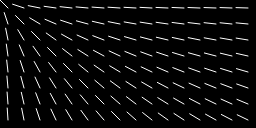
Frame 1 (no input)
Frame 60 (no input): identical to frame 1, image omitted
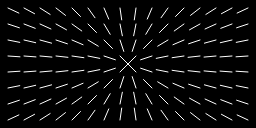
Frame 120 (the mouse pressed at the canvas centre since frame 60)

The p5.js sketch that drew these frames (run headless with seeded random() and noise() and a simulated clock; from frame 60 on, the mouse is pressed at the canvas centre):

// p5.js sketch
// ── sketch.js
function setup() {
  createCanvas(256, 128);
  ellipseMode(RADIUS);
  noStroke();
  let gap = 16; 
  circs=[];
  for(let x = gap/2; x<width; x+= gap)
  for(let y = gap/2; y<height; y+= gap){
  
    circs.push(new C(x,y))
  }
  
}

function draw() {
  background(0);
 for(let c of circs){
   c.paint();
 }
}

class C{
  constructor(x,y){this.x = x; this.y = y;}
  paint(){
    stroke(255)
    let v = new p5.Vector(mouseX-this.x,mouseY-this.y);
    v.setMag(12);
    line(this.x,this.y, this.x+v.x,this.y+v.y)
    
  }
}
